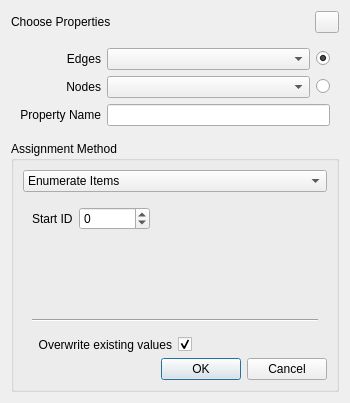
<?xml version="1.0" encoding="UTF-8"?>
<ui version="4.0">
 <class>AssignValuesWidget</class>
 <widget class="QWidget" name="AssignValuesWidget">
  <property name="geometry">
   <rect>
    <x>0</x>
    <y>0</y>
    <width>350</width>
    <height>403</height>
   </rect>
  </property>
  <property name="sizePolicy">
   <sizepolicy hsizetype="Preferred" vsizetype="Preferred">
    <horstretch>0</horstretch>
    <verstretch>0</verstretch>
   </sizepolicy>
  </property>
  <property name="minimumSize">
   <size>
    <width>350</width>
    <height>0</height>
   </size>
  </property>
  <property name="baseSize">
   <size>
    <width>0</width>
    <height>0</height>
   </size>
  </property>
  <property name="windowTitle">
   <string>Assign Values</string>
  </property>
  <layout class="QGridLayout" name="gridLayout_2">
   <item row="0" column="1">
    <layout class="QHBoxLayout" name="advancedLayout">
     <item>
      <widget class="QLabel" name="label_2">
       <property name="text">
        <string>Choose Properties</string>
       </property>
      </widget>
     </item>
     <item alignment="Qt::AlignRight">
      <widget class="QPushButton" name="buttonShowAdvanced">
       <property name="sizePolicy">
        <sizepolicy hsizetype="Minimum" vsizetype="Fixed">
         <horstretch>0</horstretch>
         <verstretch>0</verstretch>
        </sizepolicy>
       </property>
       <property name="maximumSize">
        <size>
         <width>24</width>
         <height>24</height>
        </size>
       </property>
       <property name="toolTip">
        <string>Show advanced options.</string>
       </property>
       <property name="text">
        <string/>
       </property>
       <property name="checkable">
        <bool>true</bool>
       </property>
      </widget>
     </item>
    </layout>
   </item>
   <item row="7" column="1">
    <widget class="QGroupBox" name="groupBox">
     <property name="title">
      <string>Assignment Method</string>
     </property>
     <layout class="QGridLayout" name="gridLayout_5">
      <item row="0" column="0">
       <widget class="QComboBox" name="comboBoxMethod">
        <item>
         <property name="text">
          <string>Enumerate Items</string>
         </property>
        </item>
        <item>
         <property name="text">
          <string>Enumerate Alpha</string>
         </property>
        </item>
        <item>
         <property name="text">
          <string>Enumerate Alpha-Numeric</string>
         </property>
        </item>
        <item>
         <property name="text">
          <string>Assign Random Integers</string>
         </property>
        </item>
        <item>
         <property name="text">
          <string>Assign Random Reals</string>
         </property>
        </item>
        <item>
         <property name="text">
          <string>Assign Constant Value</string>
         </property>
        </item>
       </widget>
      </item>
      <item row="1" column="0">
       <widget class="QStackedWidget" name="stackedWidget">
        <property name="currentIndex">
         <number>0</number>
        </property>
        <widget class="QWidget" name="page">
         <property name="minimumSize">
          <size>
           <width>0</width>
           <height>115</height>
          </size>
         </property>
         <layout class="QGridLayout" name="gridLayout">
          <item row="0" column="0">
           <layout class="QFormLayout" name="formLayout">
            <property name="fieldGrowthPolicy">
             <enum>QFormLayout::ExpandingFieldsGrow</enum>
            </property>
            <item row="0" column="0">
             <widget class="QLabel" name="IDlabelStartValue">
              <property name="text">
               <string>Start ID</string>
              </property>
             </widget>
            </item>
            <item row="0" column="1">
             <widget class="QSpinBox" name="spinBoxIDStartValue">
              <property name="minimum">
               <number>-100000</number>
              </property>
              <property name="maximum">
               <number>100000</number>
              </property>
             </widget>
            </item>
           </layout>
          </item>
          <item row="1" column="0">
           <widget class="Line" name="line">
            <property name="orientation">
             <enum>Qt::Horizontal</enum>
            </property>
           </widget>
          </item>
         </layout>
        </widget>
        <widget class="QWidget" name="page_2">
         <layout class="QGridLayout" name="gridLayout_9">
          <item row="0" column="0">
           <layout class="QFormLayout" name="formLayout_2">
            <property name="fieldGrowthPolicy">
             <enum>QFormLayout::AllNonFixedFieldsGrow</enum>
            </property>
            <item row="0" column="0">
             <widget class="QLabel" name="LabelInitialString">
              <property name="text">
               <string>Initial string</string>
              </property>
             </widget>
            </item>
            <item row="0" column="1">
             <widget class="QLineEdit" name="LineEditInitialString">
              <property name="text">
               <string>a</string>
              </property>
             </widget>
            </item>
           </layout>
          </item>
         </layout>
        </widget>
        <widget class="QWidget" name="page_5">
         <layout class="QGridLayout" name="gridLayout_8">
          <item row="0" column="0">
           <layout class="QFormLayout" name="formLayout_5">
            <property name="fieldGrowthPolicy">
             <enum>QFormLayout::ExpandingFieldsGrow</enum>
            </property>
            <item row="0" column="0">
             <widget class="QLabel" name="LabelAlphaNumericID">
              <property name="text">
               <string>Start ID</string>
              </property>
             </widget>
            </item>
            <item row="0" column="1">
             <widget class="QSpinBox" name="SpinBoxAlphaNumericIDStart">
              <property name="minimum">
               <number>-100000</number>
              </property>
              <property name="value">
               <number>0</number>
              </property>
             </widget>
            </item>
            <item row="1" column="0">
             <widget class="QLabel" name="LabelAlphaNumericPrefix">
              <property name="text">
               <string>Prefix</string>
              </property>
             </widget>
            </item>
            <item row="1" column="1">
             <widget class="QLineEdit" name="LineEditAlphaNumericPrefix"/>
            </item>
           </layout>
          </item>
         </layout>
        </widget>
        <widget class="QWidget" name="page_3">
         <layout class="QGridLayout" name="gridLayout_3">
          <item row="0" column="0">
           <layout class="QFormLayout" name="formLayout_3">
            <property name="fieldGrowthPolicy">
             <enum>QFormLayout::ExpandingFieldsGrow</enum>
            </property>
            <item row="0" column="0">
             <widget class="QLabel" name="label_5">
              <property name="text">
               <string>Lower Limit</string>
              </property>
             </widget>
            </item>
            <item row="0" column="1">
             <widget class="QSpinBox" name="spinBoxIntegerLowerLimit">
              <property name="minimum">
               <number>-99999</number>
              </property>
              <property name="maximum">
               <number>99999</number>
              </property>
              <property name="value">
               <number>1</number>
              </property>
             </widget>
            </item>
            <item row="1" column="0">
             <widget class="QLabel" name="label_6">
              <property name="text">
               <string>Upper Limit</string>
              </property>
             </widget>
            </item>
            <item row="2" column="0">
             <widget class="QLabel" name="label_7">
              <property name="text">
               <string>Generator Seed</string>
              </property>
             </widget>
            </item>
            <item row="2" column="1">
             <widget class="QSpinBox" name="spinBoxIntegerGeneratorSeed">
              <property name="minimum">
               <number>1</number>
              </property>
              <property name="maximum">
               <number>99999</number>
              </property>
              <property name="value">
               <number>1</number>
              </property>
             </widget>
            </item>
            <item row="1" column="1">
             <widget class="QSpinBox" name="spinBoxIntegerUpperLimit">
              <property name="minimum">
               <number>-99999</number>
              </property>
              <property name="maximum">
               <number>99999</number>
              </property>
              <property name="value">
               <number>100</number>
              </property>
             </widget>
            </item>
           </layout>
          </item>
         </layout>
        </widget>
        <widget class="QWidget" name="page_4">
         <layout class="QGridLayout" name="gridLayout_4">
          <item row="0" column="0">
           <layout class="QFormLayout" name="formLayout_4">
            <item row="0" column="0">
             <widget class="QLabel" name="label_4">
              <property name="text">
               <string>Lower Limit</string>
              </property>
             </widget>
            </item>
            <item row="1" column="0">
             <widget class="QLabel" name="label_8">
              <property name="text">
               <string>Upper Limit</string>
              </property>
             </widget>
            </item>
            <item row="2" column="0">
             <widget class="QLabel" name="label_9">
              <property name="text">
               <string>Generator Seed</string>
              </property>
             </widget>
            </item>
            <item row="0" column="1">
             <widget class="QDoubleSpinBox" name="spinBoxFloatLowerLimit">
              <property name="decimals">
               <number>3</number>
              </property>
              <property name="minimum">
               <double>-99999.990000000005239</double>
              </property>
              <property name="value">
               <double>0.000000000000000</double>
              </property>
             </widget>
            </item>
            <item row="1" column="1">
             <widget class="QDoubleSpinBox" name="spinBoxFloatUpperLimit">
              <property name="decimals">
               <number>3</number>
              </property>
              <property name="minimum">
               <double>-99999.990000000005239</double>
              </property>
              <property name="maximum">
               <double>99999.990000000005239</double>
              </property>
              <property name="value">
               <double>10.000000000000000</double>
              </property>
             </widget>
            </item>
            <item row="2" column="1">
             <widget class="QSpinBox" name="spinBoxFloatGeneratorSeed">
              <property name="minimum">
               <number>1</number>
              </property>
              <property name="maximum">
               <number>99999</number>
              </property>
              <property name="value">
               <number>1</number>
              </property>
             </widget>
            </item>
           </layout>
          </item>
         </layout>
        </widget>
        <widget class="QWidget" name="page_6">
         <layout class="QGridLayout" name="gridLayout_6">
          <item row="1" column="0">
           <layout class="QFormLayout" name="formLayout_7">
            <property name="fieldGrowthPolicy">
             <enum>QFormLayout::AllNonFixedFieldsGrow</enum>
            </property>
            <item row="0" column="0">
             <widget class="QLabel" name="label_2">
              <property name="text">
               <string>Constant</string>
              </property>
             </widget>
            </item>
            <item row="0" column="1">
             <widget class="QLineEdit" name="lineEditConstantValue"/>
            </item>
           </layout>
          </item>
         </layout>
        </widget>
       </widget>
      </item>
      <item row="2" column="0">
       <layout class="QGridLayout" name="groupOverwrite">
        <item row="3" column="1">
         <widget class="QCheckBox" name="checkBoxOverwriteValues">
          <property name="text">
           <string/>
          </property>
          <property name="checked">
           <bool>true</bool>
          </property>
         </widget>
        </item>
        <item row="3" column="0">
         <widget class="QLabel" name="label">
          <property name="text">
           <string>Overwrite existing values</string>
          </property>
          <property name="alignment">
           <set>Qt::AlignRight|Qt::AlignTrailing|Qt::AlignVCenter</set>
          </property>
         </widget>
        </item>
       </layout>
      </item>
      <item row="3" column="0">
       <widget class="QDialogButtonBox" name="buttons">
        <property name="standardButtons">
         <set>QDialogButtonBox::Cancel|QDialogButtonBox::Ok</set>
        </property>
       </widget>
      </item>
     </layout>
    </widget>
   </item>
   <item row="1" column="1">
    <widget class="QWidget" name="groupTarget" native="true">
     <property name="baseSize">
      <size>
       <width>0</width>
       <height>0</height>
      </size>
     </property>
     <layout class="QGridLayout" name="gridLayout_7">
      <item row="1" column="0">
       <widget class="QLabel" name="labelData">
        <property name="layoutDirection">
         <enum>Qt::LeftToRight</enum>
        </property>
        <property name="text">
         <string>Nodes</string>
        </property>
        <property name="alignment">
         <set>Qt::AlignRight|Qt::AlignTrailing|Qt::AlignVCenter</set>
        </property>
       </widget>
      </item>
      <item row="2" column="2">
       <widget class="KLineEdit" name="propertyName"/>
      </item>
      <item row="2" column="0">
       <widget class="QLabel" name="labelProperty">
        <property name="text">
         <string>Property Name</string>
        </property>
        <property name="alignment">
         <set>Qt::AlignRight|Qt::AlignTrailing|Qt::AlignVCenter</set>
        </property>
       </widget>
      </item>
      <item row="0" column="0">
       <widget class="QLabel" name="labelConnection">
        <property name="layoutDirection">
         <enum>Qt::LeftToRight</enum>
        </property>
        <property name="text">
         <string>Edges</string>
        </property>
        <property name="alignment">
         <set>Qt::AlignRight|Qt::AlignTrailing|Qt::AlignVCenter</set>
        </property>
       </widget>
      </item>
      <item row="0" column="2">
       <layout class="QHBoxLayout" name="horizontalLayout">
        <item>
         <widget class="QComboBox" name="edgeType">
          <property name="sizePolicy">
           <sizepolicy hsizetype="Expanding" vsizetype="Fixed">
            <horstretch>0</horstretch>
            <verstretch>0</verstretch>
           </sizepolicy>
          </property>
         </widget>
        </item>
        <item>
         <widget class="QRadioButton" name="applyToEdges">
          <property name="toolTip">
           <string>Assign values to selected edges.</string>
          </property>
          <property name="text">
           <string/>
          </property>
          <property name="checked">
           <bool>true</bool>
          </property>
         </widget>
        </item>
       </layout>
      </item>
      <item row="1" column="2">
       <layout class="QHBoxLayout" name="horizontalLayout_2">
        <item>
         <widget class="QComboBox" name="nodeType">
          <property name="sizePolicy">
           <sizepolicy hsizetype="Expanding" vsizetype="Fixed">
            <horstretch>0</horstretch>
            <verstretch>0</verstretch>
           </sizepolicy>
          </property>
         </widget>
        </item>
        <item>
         <widget class="QRadioButton" name="applyToNodes">
          <property name="toolTip">
           <string>Assign values to selected nodes.</string>
          </property>
          <property name="text">
           <string/>
          </property>
         </widget>
        </item>
       </layout>
      </item>
     </layout>
    </widget>
   </item>
  </layout>
 </widget>
 <customwidgets>
  <customwidget>
   <class>KLineEdit</class>
   <extends>QLineEdit</extends>
   <header>klineedit.h</header>
  </customwidget>
 </customwidgets>
 <resources/>
 <connections>
  <connection>
   <sender>comboBoxMethod</sender>
   <signal>currentIndexChanged(int)</signal>
   <receiver>stackedWidget</receiver>
   <slot>setCurrentIndex(int)</slot>
   <hints>
    <hint type="sourcelabel">
     <x>153</x>
     <y>141</y>
    </hint>
    <hint type="destinationlabel">
     <x>308</x>
     <y>165</y>
    </hint>
   </hints>
  </connection>
  <connection>
   <sender>buttonShowAdvanced</sender>
   <signal>toggled(bool)</signal>
   <receiver>checkBoxOverwriteValues</receiver>
   <slot>setVisible(bool)</slot>
   <hints>
    <hint type="sourcelabel">
     <x>299</x>
     <y>21</y>
    </hint>
    <hint type="destinationlabel">
     <x>253</x>
     <y>374</y>
    </hint>
   </hints>
  </connection>
  <connection>
   <sender>buttonShowAdvanced</sender>
   <signal>toggled(bool)</signal>
   <receiver>label</receiver>
   <slot>setVisible(bool)</slot>
   <hints>
    <hint type="sourcelabel">
     <x>299</x>
     <y>21</y>
    </hint>
    <hint type="destinationlabel">
     <x>96</x>
     <y>374</y>
    </hint>
   </hints>
  </connection>
  <connection>
   <sender>buttonShowAdvanced</sender>
   <signal>toggled(bool)</signal>
   <receiver>spinBoxIntegerGeneratorSeed</receiver>
   <slot>setVisible(bool)</slot>
   <hints>
    <hint type="sourcelabel">
     <x>299</x>
     <y>21</y>
    </hint>
    <hint type="destinationlabel">
     <x>124</x>
     <y>327</y>
    </hint>
   </hints>
  </connection>
  <connection>
   <sender>buttonShowAdvanced</sender>
   <signal>toggled(bool)</signal>
   <receiver>label_7</receiver>
   <slot>setVisible(bool)</slot>
   <hints>
    <hint type="sourcelabel">
     <x>299</x>
     <y>21</y>
    </hint>
    <hint type="destinationlabel">
     <x>61</x>
     <y>323</y>
    </hint>
   </hints>
  </connection>
  <connection>
   <sender>buttonShowAdvanced</sender>
   <signal>toggled(bool)</signal>
   <receiver>spinBoxFloatGeneratorSeed</receiver>
   <slot>setVisible(bool)</slot>
   <hints>
    <hint type="sourcelabel">
     <x>299</x>
     <y>21</y>
    </hint>
    <hint type="destinationlabel">
     <x>69</x>
     <y>260</y>
    </hint>
   </hints>
  </connection>
  <connection>
   <sender>buttonShowAdvanced</sender>
   <signal>toggled(bool)</signal>
   <receiver>label_9</receiver>
   <slot>setVisible(bool)</slot>
   <hints>
    <hint type="sourcelabel">
     <x>299</x>
     <y>21</y>
    </hint>
    <hint type="destinationlabel">
     <x>61</x>
     <y>323</y>
    </hint>
   </hints>
  </connection>
  <connection>
   <sender>buttonShowAdvanced</sender>
   <signal>toggled(bool)</signal>
   <receiver>LabelInitialString</receiver>
   <slot>setVisible(bool)</slot>
   <hints>
    <hint type="sourcelabel">
     <x>299</x>
     <y>21</y>
    </hint>
    <hint type="destinationlabel">
     <x>52</x>
     <y>263</y>
    </hint>
   </hints>
  </connection>
  <connection>
   <sender>buttonShowAdvanced</sender>
   <signal>toggled(bool)</signal>
   <receiver>LineEditInitialString</receiver>
   <slot>setVisible(bool)</slot>
   <hints>
    <hint type="sourcelabel">
     <x>299</x>
     <y>21</y>
    </hint>
    <hint type="destinationlabel">
     <x>200</x>
     <y>267</y>
    </hint>
   </hints>
  </connection>
 </connections>
</ui>
